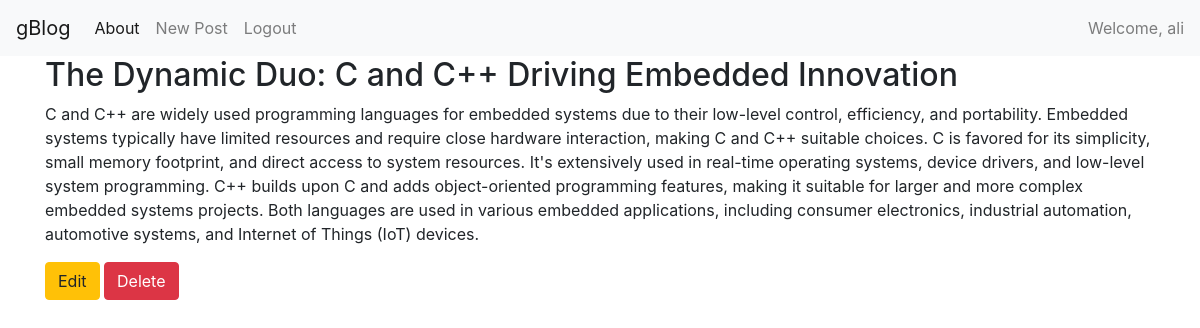
/post/7 (signed in), run on the app's committed database.
### tables this page shows
CREATE TABLE users (
        id INTEGER PRIMARY KEY AUTOINCREMENT,
        username TEXT NOT NULL UNIQUE,
        email TEXT NOT NULL UNIQUE,
        password TEXT NOT NULL
);

CREATE TABLE posts (
    id INTEGER PRIMARY KEY AUTOINCREMENT,
    title TEXT NOT NULL,
    content TEXT(10000) NOT NULL,
    user_id INTEGER,
    FOREIGN KEY (user_id) REFERENCES users (id)
);

### app.py (the view)
@app.route('/post/<int:post_id>')
@login_required
def post(post_id):
    conn = get_connection()
    post = conn.execute('SELECT posts.*, users.username AS author FROM posts JOIN users ON posts.user_id = users.id WHERE posts.id = ?',(post_id,)).fetchone()
    conn.close()
    if post is None:
        abort(404)
    return render_template('post.html', post=post)

### app.py (called while the page is built)
def get_connection():
    conn = sqlite3.connect("database.db")
    conn.row_factory = sqlite3.Row
    return conn

def login_required(view):
    @functools.wraps(view)
    def wrapped_view(**kwargs):
        if not session.get("user_id"):
            return redirect(url_for('login'))
        return view(**kwargs)
    return wrapped_view

### templates/post.html (shortened to what this page needs)
{% extends 'base.html' %}
{% block content %}
    <h2>{{ post['title'] }}</h2>
    <p>{{ post['content'] }}</p>
    {% if session.get('user_id') == post['user_id'] or session.get('username') == 'admin' %}
        <a href="{{ url_for('edit', id=post['id']) }}" class="btn btn-warning">Edit</a>
        <form action="{{ url_for('delete', id=post['id']) }}" method="post" style="display:inline;">
            <button type="submit" class="btn btn-danger">Delete</button>
        </form>
    {% endif %}
{% endblock %}

### templates/base.html (shortened to what this page needs)
<!doctype html>
<html lang="en">
<head>
  <link rel="stylesheet" href="https://stackpath.bootstrapcdn.com/bootstrap/4.3.1/css/bootstrap.min.css">
</head>
<body>
  <nav class="navbar navbar-expand-md navbar-light bg-light cutom-bg">
    <a class="navbar-brand" href="{{ url_for('index') }}">gBlog</a>
    <div class="collapse navbar-collapse" id="navbarNav">
      <ul class="navbar-nav mr-auto">
        <li class="nav-item active">
          <a class="nav-link" href="#">About</a>
        </li>
        {% if session.get('user_id') %}
        <li class="nav-item">
          <a class="nav-link" href="{{ url_for('create') }}">New Post</a>
        </li>
        <li class="nav-item">
          <a class="nav-link" href="{{ url_for('logout') }}">Logout</a>
        </li>
        {% endif %}
      </ul>
      {% if session.get('user_id') %}
      <ul class="navbar-nav ml-auto">
        <li class="nav-item">
          <span class="navbar-text">Welcome, {{ session.get('username') }}</span>
        </li>
      </ul>
      {% endif %}
    </div>
  </nav>
  <div class="container">
    {% block content %} {% endblock %}
  </div>
</body>
</html>

### data on the page
users: get "ali"
posts: title "The Dynamic Duo: C and C++ Driving Embedded Innovation", content "C and C++ are widely used programming languages for embedded systems due to their low-level control, efficiency, and portability. Embedded systems typically have limited resources and require close hardware interaction, making C and C++ suitable choices. C is favored for its simplicity, small memory footprint, and direct access to system resources. It's extensively used in real-time operating systems, device drivers, and low-level system programming. C++ builds upon C and adds object-oriented programming features, making it suitable for larger and more complex embedded systems projects. Both languages are used in various embedded applications, including consumer electronics, industrial…"
